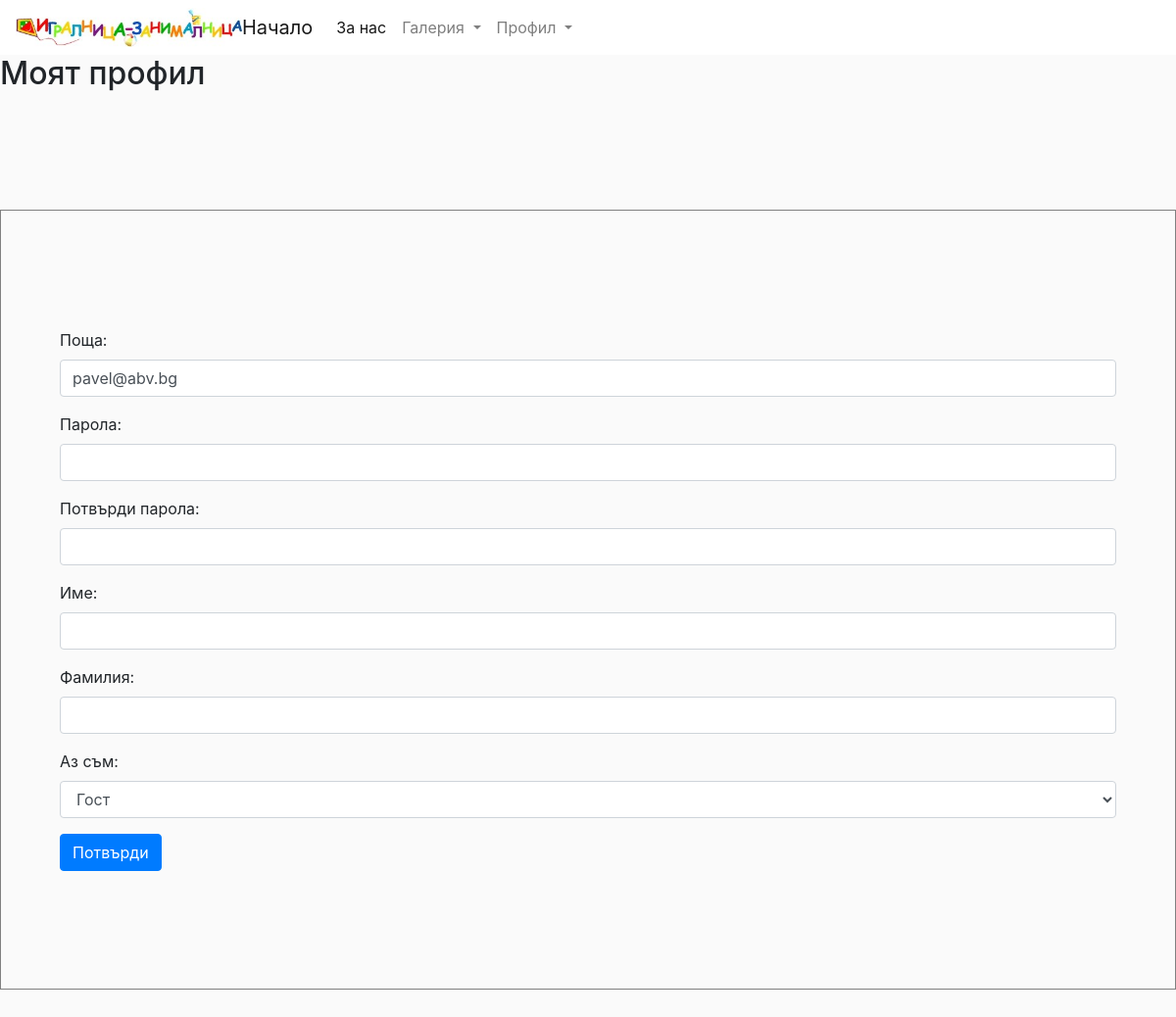
Before: /accounts/edit/1/ with the older database file.
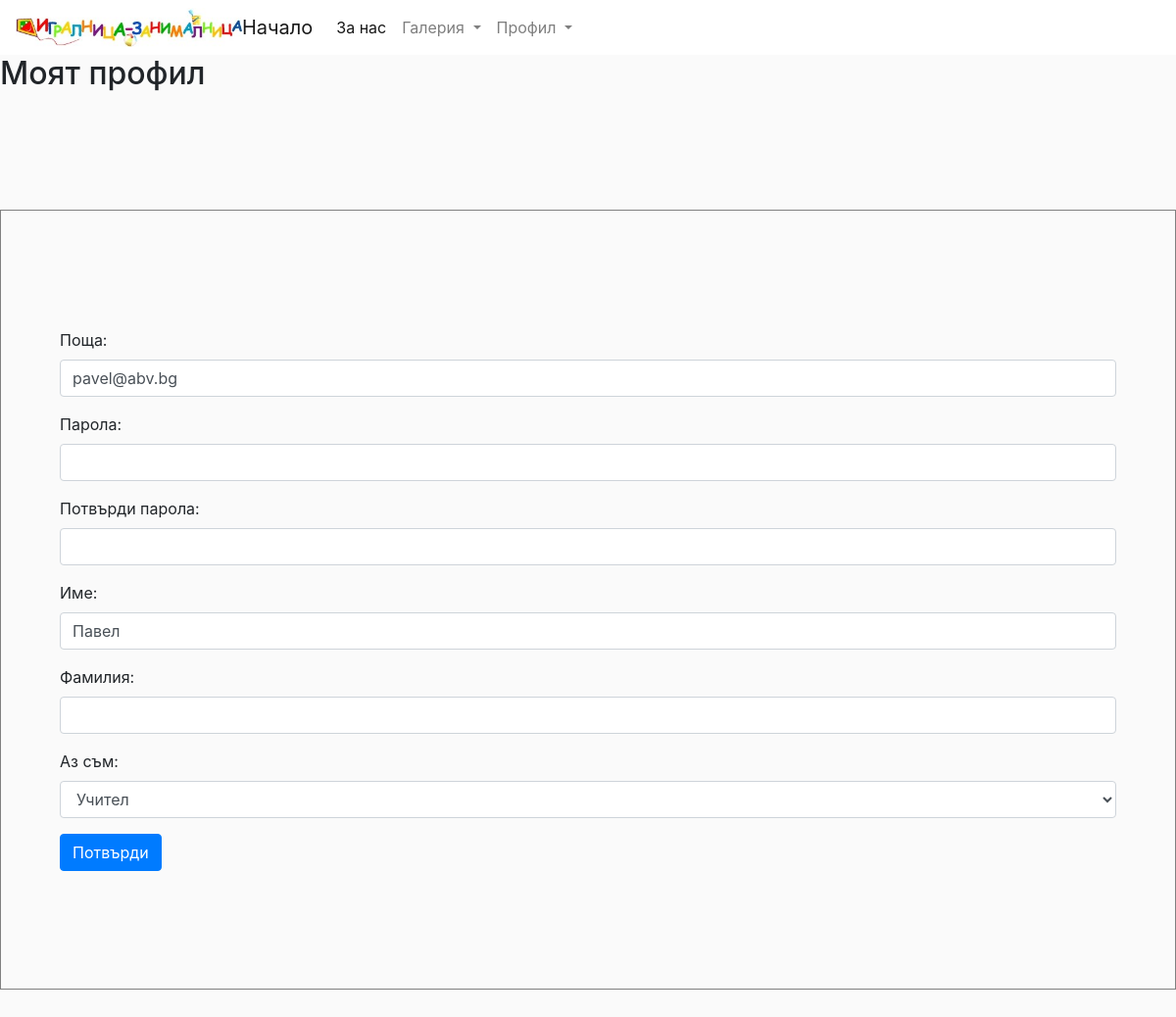
After: the same page with the newer database file.
### accounts/models.py (models this page shows, shortened)
class User(AbstractBaseUser, PermissionsMixin):
    ACADEMIC_CHOICES = (
        ('P', 'Родител'),
        ('S', 'Ученик'),
        ('T', 'Учител'),
        ('G', 'Гост'),
    )
    email = models.EmailField(verbose_name='поща', unique=True)
    first_name = models.CharField(_('име'), max_length=30, blank=True)
    last_name = models.CharField(_('фамилия'), max_length=30, blank=True)
    date_joined = models.DateTimeField(_('дата на създаване'), auto_now_add=True)
    avatar = models.ImageField(_('аватар'), upload_to='avatars/', null=True, blank=True)
    kind = models.CharField(_('аз съм'), max_length=1, choices=ACADEMIC_CHOICES, default='G')
    is_active = models.BooleanField(_('активен'), default=True)
    is_staff = models.BooleanField(_('служител'), default=False)
    objects = UserManager()
    USERNAME_FIELD = 'email'
    REQUIRED_FIELDS = []
    class Meta:
        verbose_name = _('потребител')
        verbose_name_plural = _('потребители')

### accounts/views.py (the view)
# urls.py: path('edit/<pk>/', views.UserEdit.as_view(), name='user-edit'),
class UserEdit(UpdateView):
    model = User
    template_name = 'user-edit.html'
    context_object_name = 'user'
    form_class = SignUpForm
    success_url = '/'

### accounts/templates/user-edit.html (shortened to what this page needs)
{% extends 'index.html' %}
{% block body %}
         <h1><span style="font-size: 2rem">Моят профил</span></h1>
        <form style="border: 1px solid grey; margin: 10% 0%; padding: 10% 5%" method="post">
            {{ form.as_p }}
        <button class="btn btn-primary" type="submit">Потвърди</button>
     </form>
{% endblock %}

Changed rows visible on the page:
changed User "pavel@abv.bg": first_name (not shown) → "Павел"; kind "Гост" → "Учител"
